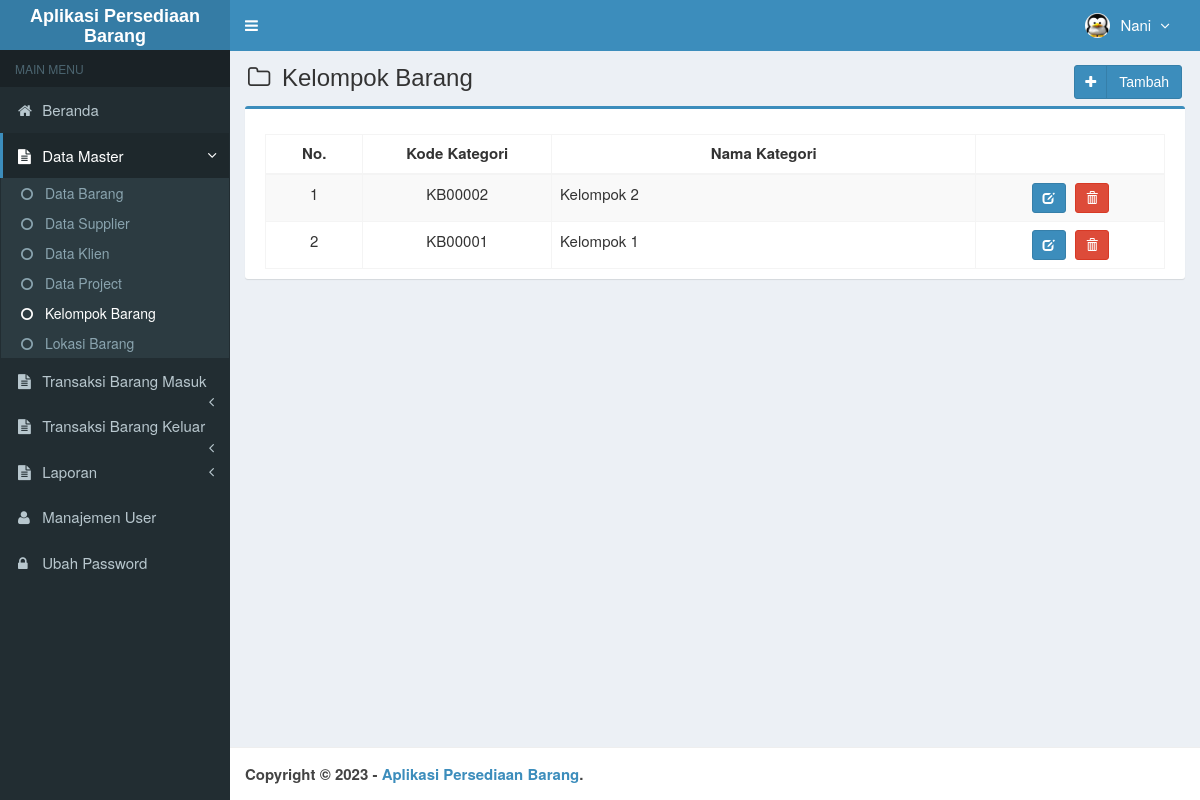
The page /main.php?module=kelompok_barang (signed in) on the database its author committed.
### tables this page shows
CREATE TABLE `is_users` (
  `id_user` int(3) NOT NULL,
  `username` varchar(50) NOT NULL,
  `nama_user` varchar(50) NOT NULL,
  `password` varchar(50) NOT NULL,
  `email` varchar(50) DEFAULT NULL,
  `telepon` varchar(13) DEFAULT NULL,
  `foto` varchar(100) DEFAULT NULL,
  `hak_akses` enum('Super Admin','Manajer','Gudang') NOT NULL,
  `status` enum('aktif','blokir') NOT NULL DEFAULT 'aktif',
  `created_at` timestamp NOT NULL DEFAULT current_timestamp(),
  `updated_at` timestamp NOT NULL DEFAULT current_timestamp() ON UPDATE current_timestamp()
);

CREATE TABLE `kategori` (
  `kode_kb` varchar(8) NOT NULL,
  `nama_kb` varchar(20) NOT NULL
);

### modules/kelompok-barang/view.php (the view, shortened to what this page needs)
<section class="content-header">
  <h1>
    <i class="fa fa-folder-o icon-title"></i> Kelompok Barang
    <a class="btn btn-primary btn-social pull-right" href="?module=form_kelompok_barang&form=add" title="Tambah Data" data-toggle="tooltip">
      <i class="fa fa-plus"></i> Tambah
    </a>
  </h1>
</section>
<section class="content">
  <div class="row">
    <div class="col-md-12">
      <div class="box box-primary">
        <div class="box-body">
          <table id="dataTables1" class="table table-bordered table-striped table-hover">
            <thead>
              <tr>
                <th class="center">No.</th>
                <th class="center">Kode Kategori</th>
                <th class="center">Nama Kategori</th>
                <th></th>
              </tr>
            </thead>
            <tbody>
            <?php
            $no = 1;
            $query = mysqli_query($mysqli, "SELECT kode_kb,nama_kb FROM kategori ORDER BY kode_kb DESC")
                                            or die('Ada kesalahan pada query tampil Data Kelompok Barang: '.mysqli_error($mysqli));
            while ($data = mysqli_fetch_assoc($query)) {
              echo "<tr>
                      <td width='30' class='center'>$no</td>
                      <td width='80' class='center'>$data[kode_kb]</td>
                      <td width='180'>$data[nama_kb]</td>
                      <td class='center' width='80'>
                        <div>
                          <a data-toggle='tooltip' data-placement='top' title='Ubah' style='margin-right:5px' class='btn btn-primary btn-sm' href='?module=form_kelompok_barang&form=edit&id=$data[kode_kb]'>
                              <i style='color:#fff' class='glyphicon glyphicon-edit'></i>
                          </a>";
            ?>
                          <a data-toggle="tooltip" data-placement="top" title="Hapus" class="btn btn-danger btn-sm" href="modules/kelompok-barang/proses.php?act=delete&id=<?php echo $data['kode_kb'];?>" onclick="return confirm('Anda yakin ingin menghapus kategori <?php echo $data['nama_kb']; ?> ?');">
                              <i style="color:#fff" class="glyphicon glyphicon-trash"></i>
                          </a>
            <?php
              echo "    </div>
                      </td>
                    </tr>";
              $no++;
            }
            ?>
            </tbody>
          </table>
        </div>
      </div>
    </div>
  </div>
</section><!-- /.content

### top-menu.php (shortened to what this page needs)
<?php
require_once "config/database.php";
$query = mysqli_query($mysqli, "SELECT id_user, nama_user, foto, hak_akses FROM is_users WHERE id_user='$_SESSION[id_user]'")
                                or die('Ada kesalahan pada query tampil Manajemen User: '.mysqli_error($mysqli));
$data = mysqli_fetch_assoc($query);
?>
<li class="dropdown user user-menu">
  <a href="#" class="dropdown-toggle" data-toggle="dropdown">
  <?php
  if ($data['foto']=="") { ?>
    <img src="images/user/user-default.png" class="user-image" alt="User Image"/>
  <?php
  }
  else { ?>
    <img src="images/user/<?php echo $data['foto']; ?>" class="user-image" alt="User Image"/>
  <?php
  }
  ?>
    <span class="hidden-xs"><?php echo $data['nama_user']; ?> <i style="margin-left:5px" class="fa fa-angle-down"></i></span>
  </a>
</li>

### assets/css/style.css (style rules this page uses)
.btn-social *:first-child { border-right: 1px solid rgba(0, 0, 0, 0.1); bottom: 0; font-size: 1em !important; left: 0; line-height: 32px !important; position: absolute; text-align: center; top: 0; width: 32px !important; }
.content-header { padding: 15px 18px 0; position: relative; }
.center { text-align:center; }
.icon-title { margin-right: 5px; }
body { background-color: #fff; color: #333; font-size: 15px; line-height: 1.42857; }

### rows shown on the page
is_users: foto (picture), nama_user "Nani"
kategori: kode_kb "KB00002", nama_kb "Kelompok 2"
kategori: kode_kb "KB00001", nama_kb "Kelompok 1"
